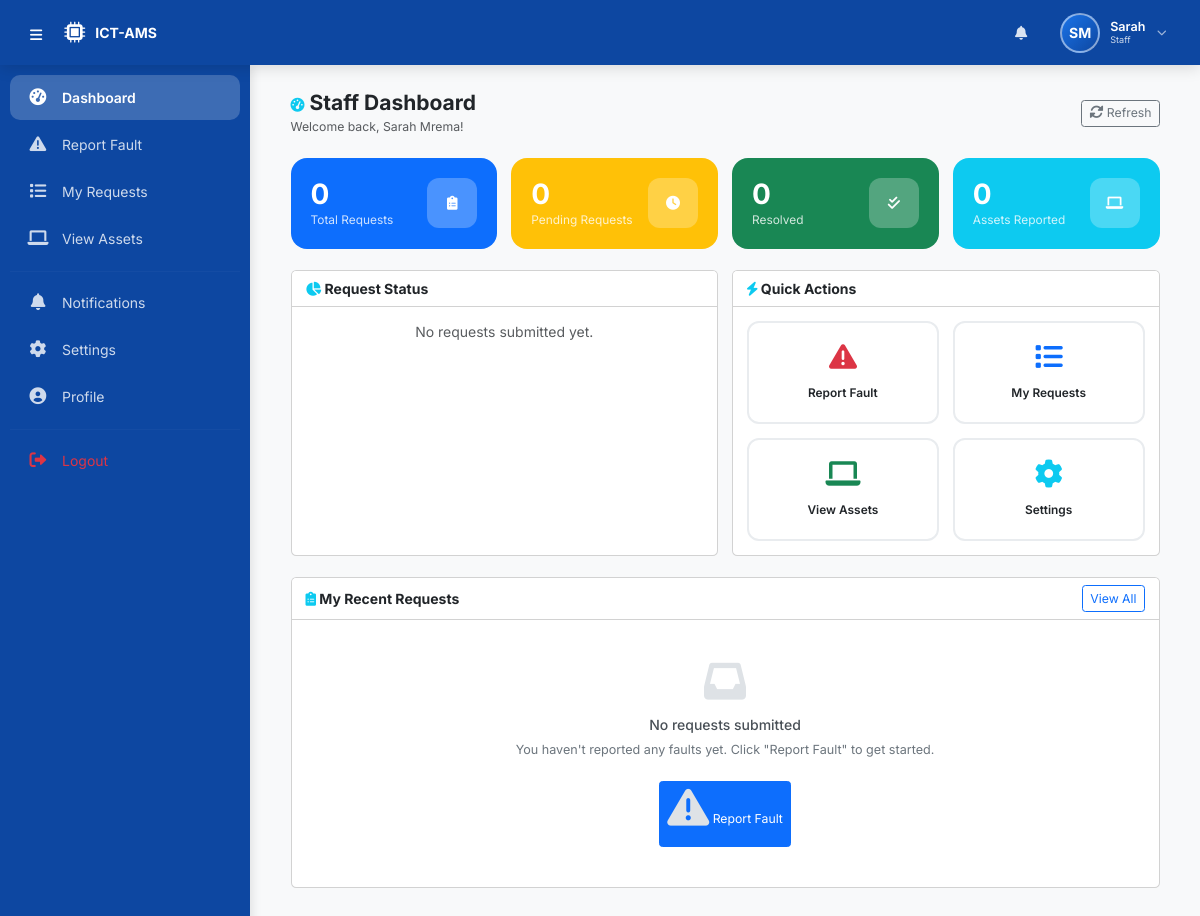
Page /public/staff/index.php (signed in) on the earlier database version.
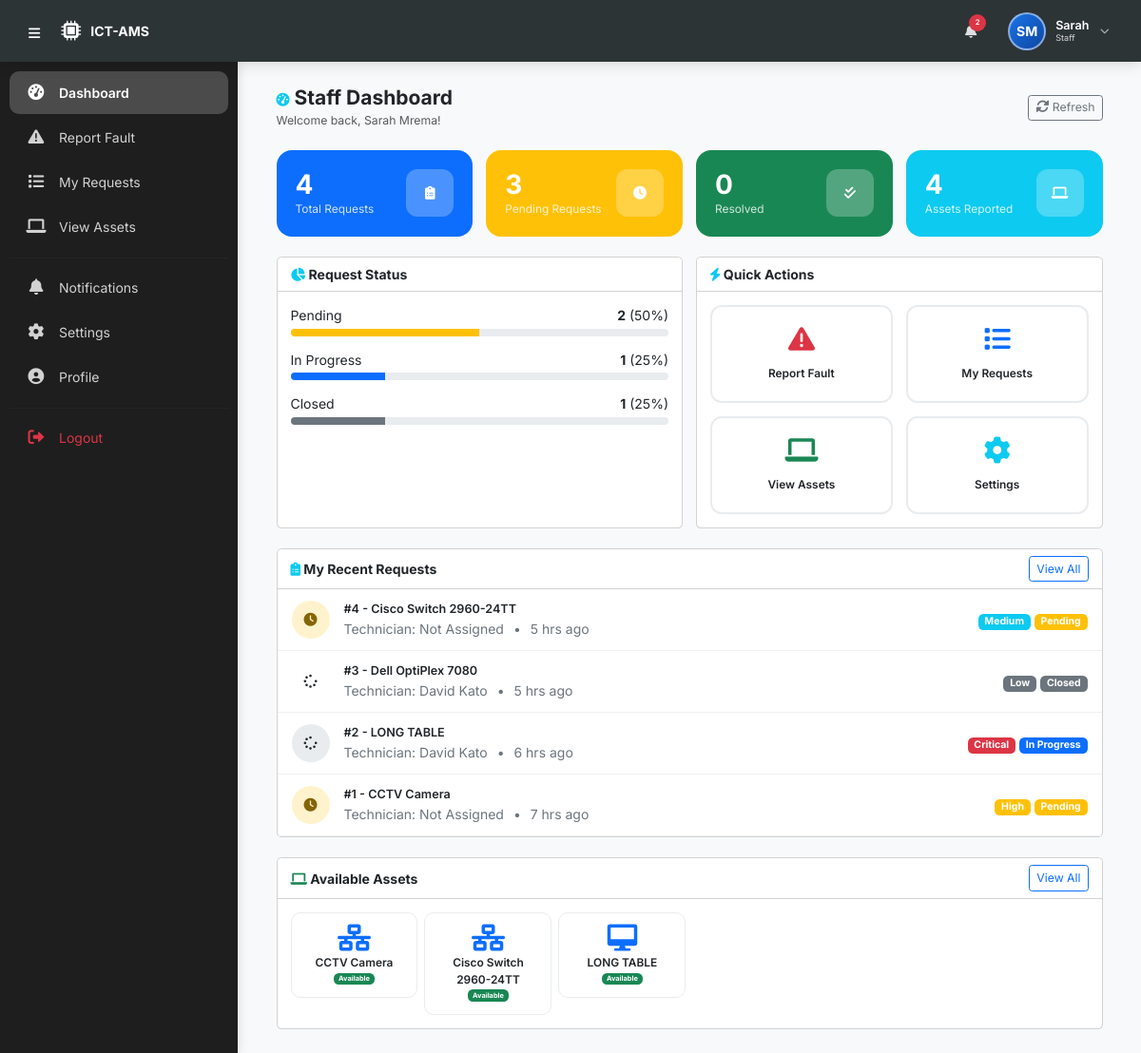
Same page on the later database version.
### tables this page shows
CREATE TABLE `maintenance_requests` (
  `request_id` int(11) NOT NULL,
  `asset_id` int(11) NOT NULL,
  `reported_by` int(11) NOT NULL,
  `assigned_to` int(11) DEFAULT NULL,
  `issue_description` text NOT NULL,
  `priority` enum('Low','Medium','High','Critical') DEFAULT 'Medium',
  `status` enum('Pending','Assigned','In Progress','Resolved','Closed') DEFAULT 'Pending',
  `reported_at` timestamp NOT NULL DEFAULT current_timestamp(),
  `assigned_at` timestamp NULL DEFAULT NULL,
  `resolved_at` timestamp NULL DEFAULT NULL,
  `closed_at` timestamp NULL DEFAULT NULL,
  `resolution_notes` text DEFAULT NULL,
  `qr_scanned` tinyint(1) DEFAULT 0 COMMENT 'Reported via QR scan'
);

CREATE TABLE `assets` (
  `asset_id` int(11) NOT NULL,
  `asset_tag` varchar(50) NOT NULL,
  `qr_code` varchar(100) NOT NULL,
  `qr_image` varchar(255) DEFAULT NULL COMMENT 'Path to QR code image',
  `name` varchar(100) NOT NULL,
  `category` varchar(50) NOT NULL,
  `model` varchar(50) DEFAULT NULL,
  `serial_number` varchar(50) DEFAULT NULL,
  `location` varchar(100) DEFAULT NULL,
  `purchase_date` date DEFAULT NULL,
  `warranty_expiry` date DEFAULT NULL,
  `status` enum('Available','In Use','Under Maintenance','Retired') DEFAULT 'Available',
  `assigned_to` int(11) DEFAULT NULL,
  `last_maintenance_date` date DEFAULT NULL,
  `next_maintenance_date` date DEFAULT NULL,
  `created_at` timestamp NOT NULL DEFAULT current_timestamp(),
  `updated_at` timestamp NOT NULL DEFAULT current_timestamp() ON UPDATE current_timestamp()
);

### public/includes/settings_helper.php (called while the page is built, shortened)
<?php
function getUserSettings($user_id) {
    $db = getDB();
    $stmt = $db->prepare("SELECT * FROM user_settings WHERE user_id = ?");
    $stmt->execute([$user_id]);
    $settings = $stmt->fetch();
    return $settings;
}
?>

### public/includes/notification_helper.php (called while the page is built, shortened)
<?php
function getUnreadNotificationsCount($user_id) {
    $db = getDB();
    $stmt = $db->prepare("SELECT COUNT(*) as count FROM notifications WHERE user_id = ? AND is_read = 0");
    $stmt->execute([$user_id]);
    $result = $stmt->fetch();
    return $result ? (int)$result['count'] : 0;
}
?>

### public/staff/index.php (the view, shortened to what the changed rows need)
<?php
require_once __DIR__ . '/../../includes/functions.php';
require_once __DIR__ . '/../includes/settings_helper.php';
require_once __DIR__ . '/../includes/notification_helper.php';
$user_id = $_SESSION['user_id'];
$db = getDB();
$stmt = $db->prepare("SELECT r.*, a.name as asset_name,
                      CONCAT(t.first_name, ' ', t.last_name) as technician_name
                      FROM maintenance_requests r
                      LEFT JOIN assets a ON r.asset_id = a.asset_id
                      LEFT JOIN users t ON r.assigned_to = t.user_id
                      WHERE r.reported_by = ?
                      ORDER BY r.reported_at DESC LIMIT 10");
$stmt->execute([$user_id]);
$my_requests = $stmt->fetchAll();
$stmt_assets = $db->prepare("SELECT * FROM assets a WHERE (a.status = 'Available' OR a.status = 'In Use') AND a.location = (SELECT department FROM users WHERE user_id = ?) ORDER BY name");
$stmt_assets->execute([$user_id]);
$assets = $stmt_assets->fetchAll();
$stmt = $db->prepare("SELECT COUNT(*) as total FROM maintenance_requests WHERE reported_by = ?");
$stmt->execute([$user_id]);
$total_requests = $stmt->fetch()['total'] ?? 0;
$stmt = $db->prepare("SELECT COUNT(*) as count FROM maintenance_requests
                      WHERE reported_by = ? AND status IN ('Pending', 'Assigned', 'In Progress')");
$stmt->execute([$user_id]);
$pending_count = $stmt->fetch()['count'] ?? 0;
$stmt = $db->prepare("SELECT status, COUNT(*) as count FROM maintenance_requests
                      WHERE reported_by = ? GROUP BY status");
$stmt->execute([$user_id]);
$request_status = $stmt->fetchAll();
include __DIR__ . '/../includes/header.php';
?>
<div class="container-fluid">
    <div class="row g-3 mb-4">
        <div class="col-xl-3 col-lg-6 col-md-6 col-sm-12">
            <div class="card stat-card bg-primary text-white">
                <div class="d-flex justify-content-between align-items-center">
                    <div>
                        <div class="stat-number"><?php echo $total_requests; ?></div>
                        <div class="stat-label">Total Requests</div>
                    </div>
                </div>
            </div>
        </div>
        <div class="col-xl-3 col-lg-6 col-md-6 col-sm-12">
            <div class="card stat-card bg-warning text-white">
                <div class="d-flex justify-content-between align-items-center">
                    <div>
                        <div class="stat-number"><?php echo $pending_count; ?></div>
                        <div class="stat-label">Pending Requests</div>
                    </div>
                </div>
            </div>
        </div>
        <div class="col-xl-3 col-lg-6 col-md-6 col-sm-12">
            <div class="card stat-card bg-info text-white">
                <div class="d-flex justify-content-between align-items-center">
                    <div>
                        <div class="stat-number"><?php
                            $stmt = $db->prepare("SELECT COUNT(DISTINCT asset_id) as count FROM maintenance_requests WHERE reported_by = ?");
                            $stmt->execute([$user_id]);
                            echo $stmt->fetch()['count'] ?? 0;
                        ?></div>
                        <div class="stat-label">Assets Reported</div>
                    </div>
                </div>
            </div>
        </div>
    </div>
    <div class="row g-3 mb-4">
        <div class="col-xl-6 col-lg-6 col-md-12">
            <div class="card h-100">
                <div class="card-body">
                    <?php if (count($request_status) > 0): ?>
                        <?php foreach ($request_status as $rs):
                            $total = array_sum(array_column($request_status, 'count'));
                            $width = ($total > 0) ? round($rs['count'] / $total * 100, 1) : 0;
                            $colors = [
                                'Pending' => 'warning',
                                'Assigned' => 'info',
                                'In Progress' => 'primary',
                                'Resolved' => 'success',
                                'Closed' => 'secondary'
                            ];
                            $color = $colors[$rs['status']] ?? 'secondary';
                        ?>
                            <div class="mb-3">
                                <div class="d-flex justify-content-between mb-1">
                                    <span><?php echo $rs['status']; ?></span>
                                    <span><strong><?php echo $rs['count']; ?></strong> (<?php echo $width; ?>%)</span>
                                </div>
                                <div class="progress" style="height: 8px;">
                                    <div class="progress-bar bg-<?php echo $color; ?>" style="width: <?php echo $width; ?>%;"></div>
                                </div>
                            </div>
                        <?php endforeach; ?>
                    <?php else: ?>
                        <p class="text-muted text-center">No requests submitted yet.</p>
                    <?php endif; ?>
                </div>
            </div>
        </div>
    </div>
    <div class="card mb-4">
        <div class="card-body p-0">
            <?php if (count($my_requests) > 0): ?>
                <?php foreach ($my_requests as $req):
                    $status_class = strtolower($req['status'] ?? 'pending');
                    $icon = $status_class === 'resolved' ? 'fa-check-circle' : ($status_class === 'pending' ? 'fa-clock' : 'fa-spinner');
                ?>
                    <div class="request-item">
                        <div class="request-icon <?php echo $status_class; ?>">
                            <i class="fas <?php echo $icon; ?>"></i>
                        </div>
                        <div class="request-content">
                            <div class="request-title">#<?php echo $req['request_id']; ?> - <?php echo htmlspecialchars($req['asset_name'] ?? 'N/A'); ?></div>
                            <div class="request-meta">
                                <span>Technician: <?php echo htmlspecialchars($req['technician_name'] ?? 'Not Assigned'); ?></span>
                                <span class="mx-2">•</span>
                                <span><?php echo timeAgo($req['reported_at']); ?></span>
                            </div>
                        </div>
                        <div class="request-status">
                            <?php echo getPriorityBadge($req['priority']); ?>
                            <?php echo getStatusBadge($req['status']); ?>
                        </div>
                    </div>
                <?php endforeach; ?>
            <?php else: ?>
                <div class="empty-state">
                    <i class="fas fa-inbox"></i>
                    <h6>No requests submitted</h6>
                    <p>You haven't reported any faults yet. Click "Report Fault" to get started.</p>
                    <a href="report_fault.php" class="btn btn-primary btn-sm mt-2">
                        <i class="fas fa-exclamation-triangle"></i> Report Fault
                    </a>
                </div>
            <?php endif; ?>
        </div>
    </div>
    <?php if (count($assets) > 0): ?>
    <div class="card">
        <div class="card-header bg-white fw-bold d-flex justify-content-between align-items-center">
            <span><i class="fas fa-laptop text-success"></i> Available Assets</span>
            <a href="view_assets.php" class="btn btn-sm btn-outline-primary">View All</a>
        </div>
        <div class="card-body">
            <div class="row g-2">
                <?php
                $display_assets = array_slice($assets, 0, 6);
                foreach ($display_assets as $asset):
                ?>
                    <div class="col-xl-2 col-lg-3 col-md-4 col-6">
                        <div class="asset-mini-card">
                            <i class="fas fa-<?php echo $asset['category'] === 'Laptop' ? 'laptop' : ($asset['category'] === 'Printer' ? 'print' : ($asset['category'] === 'Network' ? 'network-wired' : 'desktop')); ?> fa-2x text-primary d-block mb-1"></i>
                            <div class="asset-name"><?php echo htmlspecialchars($asset['name']); ?></div>
                            <div class="asset-status">
                                <span class="badge bg-<?php echo $asset['status'] === 'Available' ? 'success' : 'info'; ?>">
                                    <?php echo $asset['status']; ?>
                                </span>
                            </div>
                        </div>
                    </div>
                <?php endforeach; ?>
            </div>
        </div>
    </div>
    <?php endif; ?>
</div>
<?php include __DIR__ . '/../includes/footer.php'; ?>

### public/includes/header.php (shortened to what the changed rows need)
<?php
require_once __DIR__ . '/../../includes/functions.php';
require_once __DIR__ . '/settings_helper.php';
require_once __DIR__ . '/notification_helper.php';
$settings = getUserSettings($_SESSION['user_id']);
$unread = getUnreadNotificationsCount($_SESSION['user_id']);
$current_page = basename($_SERVER['PHP_SELF']);
$role = $_SESSION['role'] ?? 'Staff';
$sidebar_collapsed = isset($settings['sidebar_collapsed']) ? (int)$settings['sidebar_collapsed'] : 0;
?>
<!DOCTYPE html>
<html lang="en">
<head>
    <link href="https://cdn.jsdelivr.net/npm/bootstrap@5.3.0-alpha1/dist/css/bootstrap.min.css" rel="stylesheet">
    <link rel="stylesheet" href="https://cdnjs.cloudflare.com/ajax/libs/font-awesome/6.0.0-beta3/css/all.min.css">
</head>
<body>
<header class="top-header">
    <div class="header-right">
        <div class="dropdown">
            <button class="btn-notification" id="notificationBell" data-bs-toggle="dropdown" aria-expanded="false" title="Notifications">
                <i class="fas fa-bell"></i>
                <?php if ($unread > 0): ?>
                    <span class="badge-notif" id="notifBadge"><?php echo $unread; ?></span>
                <?php endif; ?>
            </button>
        </div>
    </div>
</header>
<nav class="sidebar-wrapper <?php echo $sidebar_collapsed ? 'collapsed' : ''; ?>" id="sidebarWrapper">
    <div class="sidebar-nav">
        <?php
        $nav_items = [];
        if ($role === 'System Administrator') {
            $nav_items = [
                ['url' => '../admin/index.php', 'icon' => 'fa-tachometer-alt', 'label' => 'Dashboard'],
                ['url' => '../admin/requests.php', 'icon' => 'fa-clipboard-list', 'label' => 'Requests'],
                ['url' => '../admin/assets.php', 'icon' => 'fa-laptop', 'label' => 'Assets'],
                ['url' => '../admin/technicians.php', 'icon' => 'fa-user-cog', 'label' => 'Technicians'],
                ['url' => '../admin/users.php', 'icon' => 'fa-users', 'label' => 'Users'],
                ['url' => '../admin/reports.php', 'icon' => 'fa-chart-bar', 'label' => 'Reports'],
                ];
        } elseif ($role === 'Staff') {
            $nav_items = [
                ['url' => '../staff/index.php', 'icon' => 'fa-tachometer-alt', 'label' => 'Dashboard'],
                ['url' => '../staff/report_fault.php', 'icon' => 'fa-exclamation-triangle', 'label' => 'Report Fault'],
                ['url' => '../staff/my_requests.php', 'icon' => 'fa-list', 'label' => 'My Requests'],
                ['url' => '../staff/view_assets.php', 'icon' => 'fa-laptop', 'label' => 'View Assets']
            ];
        }
        $nav_items[] = ['divider' => true];
        $nav_items[] = ['url' => '../notifications/', 'icon' => 'fa-bell', 'label' => 'Notifications'];
        $nav_items[] = ['url' => '../settings/', 'icon' => 'fa-cog', 'label' => 'Settings'];
        $nav_items[] = ['url' => '../profile/', 'icon' => 'fa-user-circle', 'label' => 'Profile'];
        $nav_items[] = ['divider' => true];
        $nav_items[] = ['url' => '../../logout.php', 'icon' => 'fa-sign-out-alt', 'label' => 'Logout', 'class' => 'text-danger'];
        $base_path = '';
        if ($role === 'System Administrator') $base_path = 'admin/';
        elseif ($role === 'ICT Technician') $base_path = 'technician/';
        elseif ($role === 'Staff') $base_path = 'staff/';
        foreach ($nav_items as $item) {
            if (isset($item['divider'])) {
                echo '<hr style="border-color: rgba(255,255,255,0.1); margin: 8px 0;">';
                continue;
            }
            $url = $item['url'];
            $icon = $item['icon'];
            $label = $item['label'];
            $class = $item['class'] ?? '';
            $is_active = false;
            if (strpos($url, $base_path) !== false) {
                $page = basename($url);
                if ($page === $current_page) {
                    $is_active = true;
                }
            }
            $active_class = $is_active ? 'active' : '';
            $tooltip = $label;
            echo "<a href='{$url}' class='nav-item {$active_class} {$class}' data-tooltip='{$tooltip}'>
                    <i class='fas {$icon}'></i>
                    <span class='nav-label'>{$label}</span>
                  </a>";
        }
        ?>
    </div>
</nav>
<div class="main-content <?php echo $sidebar_collapsed ? 'expanded' : ''; ?>" id="mainContent">

### includes/functions.php (shortened to what the changed rows need)
<?php
function getStatusBadge($status) {
    $badges = [
        'Pending' => 'warning',
        'Assigned' => 'info',
        'In Progress' => 'primary',
        'Resolved' => 'success',
        'Closed' => 'secondary',
        'Available' => 'success',
        'In Use' => 'info',
        'Under Maintenance' => 'warning',
        'Retired' => 'danger'
    ];
    $class = $badges[$status] ?? 'secondary';
    return "<span class='badge bg-{$class}'>{$status}</span>";
}
function getPriorityBadge($priority) {
    $colors = [
        'Low' => 'secondary',
        'Medium' => 'info',
        'High' => 'warning',
        'Critical' => 'danger'
    ];
    $color = $colors[$priority] ?? 'secondary';
    return "<span class='badge bg-{$color}'>{$priority}</span>";
}
function timeAgo($datetime) {
    $time = strtotime($datetime);
    $diff = time() - $time;
    if ($diff < 86400) return floor($diff/3600) . ' hrs ago';
    if ($diff < 604800) return floor($diff/86400) . ' days ago';
    return date('d M Y', $time);
}
?>

Differences in the rows shown:
added maintenance_requests: request_id "4", asset.name "Cisco Switch 2960-24TT", technician_name "Not Assigned", reported_at "5 hrs ago", priority "Medium", status "Pending"
added maintenance_requests: request_id "3", asset.name "Dell OptiPlex 7080", technician_name "David Kato", reported_at "5 hrs ago", priority "Low", status "Closed"
added maintenance_requests: request_id "2", asset.name "LONG TABLE", technician_name "David Kato", reported_at "6 hrs ago", priority "Critical", status "In Progress"
added maintenance_requests: request_id "1", asset.name "CCTV Camera", technician_name "Not Assigned", reported_at "7 hrs ago", priority "High", status "Pending"
added assets: name "CCTV Camera", status "Available"
now on this page (row edited): assets: name "Cisco Switch 2960-24TT", status "Available"
added assets: name "LONG TABLE", status "Available"
Other differences:
$unread: (not shown) → "2"
$total_requests: "0" → "4"
$pending_count: "0" → "3"
$stmt->fetch()['count']: "0" → "4"
new list line: "Pending 2 ( 50 %)"
new list line: "In Progress 1 ( 25 %)"
new list line: "Closed 1 ( 25 %)"
text no longer shown: "No requests submitted yet. No requests submitted You haven't reported any faults yet. Click \"Report Fault\" to get started. Report Fault"
text now shown: "Available Assets View All"
